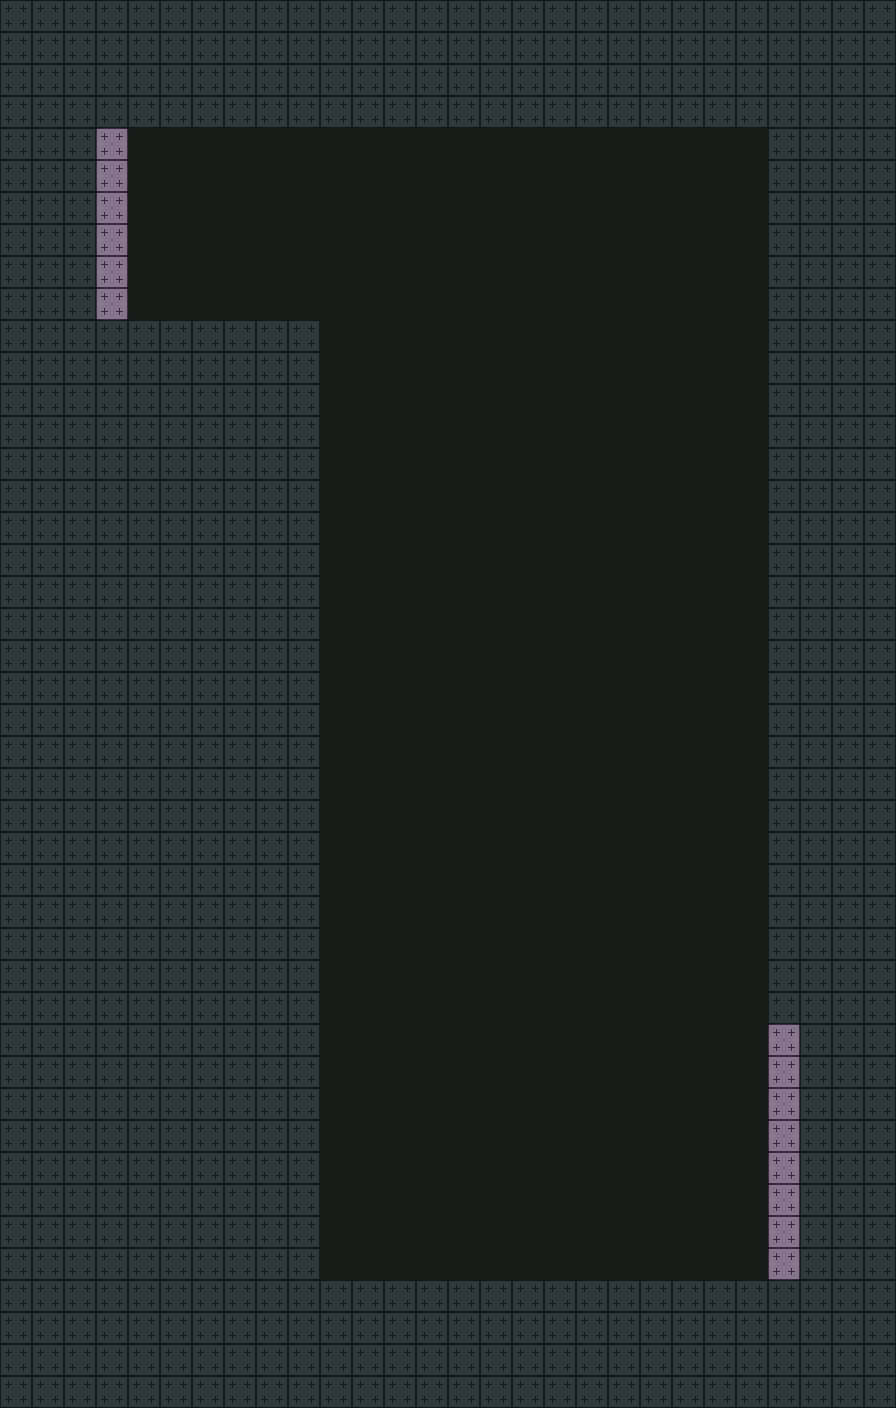

The image is a tile-based game level rendered from a .tmx file. Its description and source (layers, tilesets, objects; grid data summarised) follow:
An orthogonal 28x44 tile map with 32x32 px tiles, 6 tile layers (background, ground, one_way, decorations, ...), 2 tilesets and 3 objects (boar_1).

<map version="1.9" tiledversion="1.9.2" orientation="orthogonal" renderorder="right-down" width="28" height="44" tilewidth="32" tileheight="32" infinite="0" nextlayerid="9" nextobjectid="5">
 <editorsettings>
  <export target="../strike.tmj" format="json" />
 </editorsettings>
 <tileset firstgid="1" source="../../placeholder_tileset.tsx" />
 <tileset firstgid="6" source="../../enemies.tsx" />
 <layer id="6" name="background" width="28" height="44">
  <data>[1232 cells, 1232 non-empty, 1 distinct tile ids]</data>
 </layer>
 <objectgroup id="7" name="transitions">
  <object id="2" gid="5" x="0.363636" y="320" width="128" height="192">
   <properties>
    <property name="direction" type="int" value="3" />
    <property name="entrance id" type="int" value="1" />
    <property name="target entrance" type="int" value="2" />
    <property name="target room" value="JungleEdge combined" />
   </properties>
  </object>
  <object id="3" gid="5" x="768" y="1280" width="128" height="256">
   <properties>
    <property name="direction" type="int" value="1" />
    <property name="entrance id" type="int" value="2" />
    <property name="target entrance" type="int" value="1" />
    <property name="target room" value="Test platforming" />
   </properties>
  </object>
 </objectgroup>
 <objectgroup id="8" name="enemies">
  <object id="4" name="boar_1" gid="10" x="480" y="1280" width="128" height="128">
   <properties>
    <property name="trot_left" type="float" value="480" />
    <property name="trot_right" type="float" value="480" />
    <property name="type" value="boar" />
   </properties>
  </object>
 </objectgroup>
 <layer id="1" name="ground" width="28" height="44">
  <data>[1232 cells, 678 non-empty, 1 distinct tile ids]</data>
 </layer>
 <layer id="5" name="one_way" width="28" height="44">
  <data>[1232 cells, 0 non-empty, 0 distinct tile ids]</data>
 </layer>
 <layer id="4" name="decorations" width="28" height="44">
  <data>[1232 cells, 14 non-empty, 1 distinct tile ids]</data>
 </layer>
 <layer id="3" name="spikes" width="28" height="44">
  <data>[1232 cells, 0 non-empty, 0 distinct tile ids]</data>
 </layer>
 <layer id="2" name="spawn_zones" width="28" height="44">
  <data>[1232 cells, 0 non-empty, 0 distinct tile ids]</data>
 </layer>
</map>
